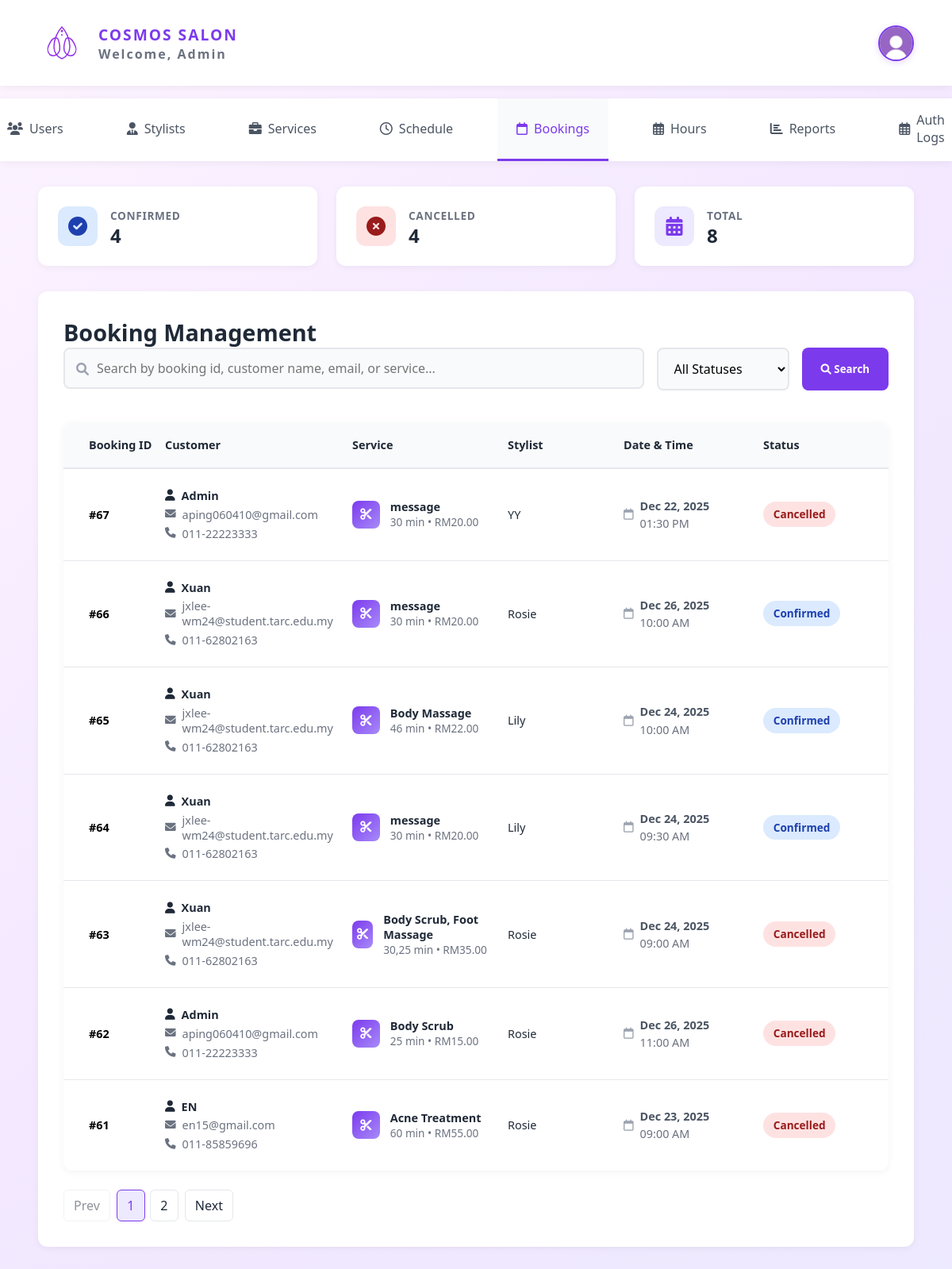
The app's page /salonsystem/schedule_service/bookings.php (signed in) with its own data.
### tables this page shows
CREATE TABLE `user` (
  `user_id` int(11) NOT NULL,
  `name` varchar(50) NOT NULL,
  `email` varchar(100) NOT NULL,
  `phone` varchar(20) NOT NULL,
  `password_hash` varchar(255) NOT NULL,
  `role` enum('Customer','Staff','Admin') NOT NULL DEFAULT 'Customer',
  `created_at` timestamp NOT NULL DEFAULT current_timestamp()
);

CREATE TABLE `appointment` (
  `appointment_id` int(11) NOT NULL,
  `user_id` int(11) NOT NULL,
  `stylist_id` int(11) NOT NULL,
  `total_price` decimal(10,2) NOT NULL,
  `appointment_date` date NOT NULL,
  `appointment_time` time NOT NULL,
  `status` enum('Confirmed','Completed','Cancelled','No-Show') DEFAULT 'Confirmed',
  `created_at` timestamp NOT NULL DEFAULT current_timestamp(),
  `updated_at` timestamp NOT NULL DEFAULT current_timestamp() ON UPDATE current_timestamp()
);

### salonsystem/schedule_service/bookings.php (the view, shortened to what this page needs)
<?php
require_once '../config.php';
$pageCSS = '../css/bookings.css';
include '../head.php';
include '../nav.php';
$statusFilter = isset($_GET['status']) ? $_GET['status'] : 'all';
$searchQuery = isset($_GET['search']) ? $_GET['search'] : '';
$perPage = 7;
$page = isset($_GET['page']) ? max(1, (int)$_GET['page']) : 1;
$offset = ($page - 1) * $perPage;
function buildPageLink($page, $statusFilter, $searchQuery) {
    $params = [];
    $params['page'] = $page;
    return '?' . http_build_query($params);
}
$filterSql = " WHERE 1=1";
$countSql = "SELECT COUNT(DISTINCT a.appointment_id) as total
FROM appointment a
INNER JOIN user u ON a.user_id = u.user_id
INNER JOIN stylist st ON a.stylist_id = st.stylist_id
INNER JOIN user su ON st.user_id = su.user_id
LEFT JOIN appointmentitem ai ON a.appointment_id = ai.appointment_id
LEFT JOIN service s ON ai.service_id = s.service_id" . $filterSql;
$dataSql = "SELECT
    a.appointment_id,
    a.appointment_date,
    a.appointment_time,
    a.status,
    a.total_price,
    u.name as customer_name,
    u.email as customer_email,
    u.phone as customer_phone,
    su.name as stylist_name,
    GROUP_CONCAT(DISTINCT s.service_name ORDER BY s.service_name SEPARATOR ', ') as services,
    GROUP_CONCAT(DISTINCT s.duration_minutes ORDER BY s.duration_minutes DESC SEPARATOR ',') as durations
FROM appointment a
INNER JOIN user u ON a.user_id = u.user_id
INNER JOIN stylist st ON a.stylist_id = st.stylist_id
INNER JOIN user su ON st.user_id = su.user_id
LEFT JOIN appointmentitem ai ON a.appointment_id = ai.appointment_id
LEFT JOIN service s ON ai.service_id = s.service_id" . $filterSql . "
GROUP BY a.appointment_id
ORDER BY a.appointment_id DESC
LIMIT :limit OFFSET :offset";
try{
    $countStmt = $pdo->prepare($countSql);
    $countStmt->execute();
    $totalRecords = (int)$countStmt->fetchColumn();
    $totalPages = $totalRecords > 0 ? (int)ceil($totalRecords / $perPage) : 1;
    $stmt = $pdo->prepare($dataSql);
    $stmt->bindValue(':limit', (int)$perPage, PDO::PARAM_INT);
    $stmt->bindValue(':offset', (int)$offset, PDO::PARAM_INT);
    $stmt->execute();
    $appointments = $stmt->fetchAll(PDO::FETCH_ASSOC);
    $statsSQL = "SELECT
    COUNT(*) as total,
        SUM(CASE WHEN status <> 'Cancelled' THEN 1 ELSE 0 END) as confirmed,
        SUM(CASE WHEN status = 'Cancelled' THEN 1 ELSE 0 END) as cancelled
    FROM appointment";
    $statsStmt = $pdo->prepare($statsSQL);
    $statsStmt->execute();
    $stats = $statsStmt ->fetch(PDO::FETCH_ASSOC);
} catch (PDOException $e) {
    echo "Error: " . $e->getMessage();
}
?>
    <div class="main-content">
    <div class="stats-grid">
            <div class="stat-card">
                <div class="stat-icon" style="background: #dbeafe; color: #1e40af;">
                    <i class="fas fa-check-circle"></i>
                </div>
                <div class="stat-info">
                    <h3>Confirmed</h3>
                    <div class="stat-number"><?php echo $stats['confirmed'] ?? 0; ?></div>
                </div>
            </div>
            <div class="stat-card">
                <div class="stat-icon" style="background: #fee2e2; color: #991b1b;">
                    <i class="fas fa-times-circle"></i>
                </div>
                <div class="stat-info">
                    <h3>Cancelled</h3>
                    <div class="stat-number"><?php echo $stats['cancelled'] ?? 0; ?></div>
                </div>
            </div>
            <div class="stat-card">
                <div class="stat-icon" style="background: #ede9fe; color: #7c3aed;">
                    <i class="fas fa-calendar-alt"></i>
                </div>
                <div class="stat-info">
                    <h3>Total</h3>
                    <div class="stat-number"><?php echo $stats['total'] ?? 0; ?></div>
                </div>
            </div>
        </div>
        <div class="section-title">
            <h2>Booking Management</h2>
            <form method="GET" action="" style="display: flex; gap: 1rem; width: 100%;">
            <div class="search-box">
                <i class="fas fa-search"></i>
                <input type="text" name="search" placeholder="Search by booking id, customer name, email, or service..."
                    value="<?php echo htmlspecialchars($searchQuery); ?>">
            </div>
            <div class="status-filter">
                <select name="status" onchange="this.form.submit()">
                    <option value="all" <?php echo $statusFilter === 'all' ? 'selected' : ''; ?>>All Statuses</option>
                </select>
            </div>
            <button type="submit" class="search-btn">
                <i class="fas fa-search"></i> Search
            </button>
        </form>
        <div class="booking-table">
            <div class="table-header">
                <div>Booking ID</div>
                <div>Customer</div>
                <div>Service</div>
                <div>Stylist</div>
                <div>Date & Time</div>
                <div>Status</div>
            </div>
            <?php if (empty($appointments)): ?>
                <div class="no-data">
                    <i class="fas fa-calendar-times"></i>
                    <p>No appointments found.</p>
                </div>
            <?php else: ?>
                <?php foreach ($appointments as $appointment): ?>
                    <?php $displayStatus = ($appointment['status'] === 'Cancelled') ? 'Cancelled' : 'Confirmed'; ?>
                    <div class="table-row">
                        <div style="font-weight: 600;">#<?php echo htmlspecialchars($appointment['appointment_id']); ?></div>
                        <div class="customer-info">
                            <span class="customer-name">
                                <i class="fas fa-user"></i>
                                <?php echo htmlspecialchars($appointment['customer_name']); ?>
                            </span>
                            <span class="customer-contact">
                                <i class="fas fa-envelope"></i>
                                <?php echo htmlspecialchars($appointment['customer_email']); ?>
                            </span>
                            <span class="customer-contact">
                                <i class="fas fa-phone"></i>
                                <?php echo htmlspecialchars($appointment['customer_phone']); ?>
                            </span>
                        </div>
                        <div class="service-info">
                            <div class="service-icon">
                                <i class="fas fa-cut"></i>
                            </div>
                            <div class="service-details">
                                <span class="service-name"><?php echo htmlspecialchars($appointment['services']); ?></span>
                                <span class="service-meta">
                                    <?php echo $appointment['durations']; ?> min • RM<?php echo number_format($appointment['total_price'], 2); ?>
                                </span>
                            </div>
                        </div>
                        <div style="font-weight: 500; color: #1f2937;">
                            <?php echo htmlspecialchars($appointment['stylist_name']); ?>
                        </div>
                        <div class="datetime-info">
                            <i class="far fa-calendar"></i>
                            <div class="date-time">
                                <span class="date"><?php echo date('M d, Y', strtotime($appointment['appointment_date'])); ?></span>
                                <span class="time"><?php echo date('h:i A', strtotime($appointment['appointment_time'])); ?></span>
                            </div>
                        </div>
                        <div>
                            <span class="status-badge <?php echo strtolower($displayStatus); ?>">
                                <?php echo $displayStatus; ?>
                            </span>
                        </div>
                    </div>
                <?php endforeach; ?>
            <?php endif; ?>
        </div>
        <?php if (isset($totalPages) && $totalPages > 1): ?>
        <div class="pagination" style="display:flex; gap:8px; align-items:center; margin-top:16px;">
            <a class="page-btn <?php echo $page <= 1 ? 'disabled' : ''; ?>"
               href="<?php echo $page > 1 ? buildPageLink($page - 1, $statusFilter, $searchQuery) : '#'; ?>"
               style="padding:8px 12px; border:1px solid #e5e7eb; border-radius:6px; text-decoration:none; color:#1f2937; <?php echo $page <= 1 ? 'pointer-events:none; opacity:0.5;' : ''; ?>">
               Prev
            </a>
            <div class="page-numbers" style="display:flex; gap:6px; flex-wrap:wrap;">
                <?php for ($p = 1; $p <= $totalPages; $p++): ?>
                    <a class="page-number <?php echo $p === $page ? 'active' : ''; ?>"
                       href="<?php echo buildPageLink($p, $statusFilter, $searchQuery); ?>"
                       style="min-width:36px; text-align:center; padding:8px; border:1px solid <?php echo $p === $page ? '#7c3aed' : '#e5e7eb'; ?>; border-radius:6px; text-decoration:none; color:<?php echo $p === $page ? '#7c3aed' : '#1f2937'; ?>; background:<?php echo $p === $page ? '#ede9fe' : 'white'; ?>;">
                       <?php echo $p; ?>
                    </a>
                <?php endfor; ?>
            </div>
            <a class="page-btn <?php echo $page >= $totalPages ? 'disabled' : ''; ?>"
               href="<?php echo $page < $totalPages ? buildPageLink($page + 1, $statusFilter, $searchQuery) : '#'; ?>"
               style="padding:8px 12px; border:1px solid #e5e7eb; border-radius:6px; text-decoration:none; color:#1f2937; <?php echo $page >= $totalPages ? 'pointer-events:none; opacity:0.5;' : ''; ?>">
               Next
            </a>
        </div>
        <?php endif; ?>
        </div>
</body>
</html>

### salonsystem/head.php (shortened to what this page needs)
<?php
require_once __DIR__ . '/config.php';
$currentUser = null;
if (isset($_SESSION['logged_in']) && $_SESSION['logged_in'] === true && isset($_SESSION['user_id'])) {
    try {
        $stmt = $pdo->prepare("SELECT user_id, name, email, phone, role FROM user WHERE user_id = ?");
        $stmt->execute([$_SESSION['user_id']]);
        $currentUser = $stmt->fetch(PDO::FETCH_ASSOC);
    } catch (PDOException $e) {
        error_log("Error fetching user data: " . $e->getMessage());
    }
}
?>
<!DOCTYPE html>
<html lang="en">
<head>
    <link rel="stylesheet" href="https://cdnjs.cloudflare.com/ajax/libs/font-awesome/6.0.0/css/all.min.css">
    <link rel="stylesheet" href="/salonsystem/css/common.css">
    <?php if(isset($pageCSS)): ?>
        <link rel="stylesheet" href="<?php echo $pageCSS; ?>">
    <?php endif; ?>
</head>
<body>
<?php
if (isset($useIndexNav) && $useIndexNav === true):
?>
    <nav class="nav">
        <div class="logo-section">
            <a href="/salonsystem/index.php" style="text-decoration: none; display: flex; align-items: center; gap: 0.5rem;">
                <div class="logo">
                    <svg width="60" height="60" viewBox="0 0 60 60" fill="none" xmlns="http://www.w3.org/2000/svg">
                        <path d="M30 10C25 15 20 25 20 35C20 42 24 48 30 50C36 48 40 42 40 35C40 25 35 15 30 10Z" stroke="#9333ea" stroke-width="1.5" fill="none"/>
                        <path d="M15 30C12 35 10 40 15 45C20 48 25 45 27 40C28 35 27 30 25 25C22 22 17 25 15 30Z" stroke="#9333ea" stroke-width="1.5" fill="none"/>
                        <path d="M45 30C48 35 50 40 45 45C40 48 35 45 33 40C32 35 33 30 35 25C38 22 43 25 45 30Z" stroke="#9333ea" stroke-width="1.5" fill="none"/>
                        <circle cx="30" cy="15" r="1.5" fill="#9333ea"/>
                        <circle cx="30" cy="20" r="1" fill="#9333ea"/>
                    </svg>
                </div>
                <span class="brand-name">COSMOS SALON</span>
            </a>
        </div>
        <ul class="nav-links">
            <li><a href="#" class="active">HOME</a></li>
            <li><a href="#about">ABOUT</a></li>
            <li><a href="#treatments">SERVICES</a></li>
            <li><a href="#pricing">PRICING</a></li>
            <li><a href="#availability">AVAILABILITY</a></li>
            <li><a href="#contact">CONTACT</a></li>
            <?php if($currentUser): ?>
                <?php
                $roleButtonText = 'MY BOOKINGS';
                $roleButtonLink = 'appointment/my_bookings.php';
                if ($currentUser['role'] === 'Admin') {
                    $roleButtonText = 'ADMIN';
                    $roleButtonLink = 'users_management/users.php';
                } elseif ($currentUser['role'] === 'Staff') {
                    $roleButtonText = 'SCHEDULE';
                    $roleButtonLink = 'schedule_service/schedule.php';
                }
                ?>
                <li><a href="<?php echo $roleButtonLink; ?>" class="btn-outline-nav"><?php echo $roleButtonText; ?></a></li>
                <li>
                    <div class="user-profile-nav" onclick="toggleProfileMenuNav()">
                        <div class="avatar">
                            <img src="/salonsystem/images/default-pic.jpg" alt="<?php echo htmlspecialchars($currentUser['name']); ?>" class="avatar-img">
                        </div>
                        <div class="profile-dropdown" id="profileDropdownNav">
                            <div class="dropdown-header">
                                <div class="dropdown-user-info">
                                    <strong><?php echo htmlspecialchars($currentUser['name']); ?></strong>
                                    <span><?php echo htmlspecialchars($currentUser['email']); ?></span>
                                </div>
                            </div>
                            <div class="dropdown-item" onclick="viewProfile()">
                                <i class="fas fa-user-circle"></i>
                                <span>My Profile</span>
                            </div>
                            <div class="dropdown-item" onclick="logout()">
                                <i class="fas fa-sign-out-alt"></i>
                                <span>Logout</span>
                            </div>
                        </div>
                    </div>
                </li>
            <?php else: ?>
                <li><a href="users_management/login.php" class="btn-filled">LOGIN</a></li>
            <?php endif; ?>
        </ul>
    </nav>
<?php elseif (!isset($hideCommonHeader) || $hideCommonHeader === false):
?>
    <div class="header">
        <div class="header-left">
            <a href="/salonsystem/index.php" style="text-decoration: none; display: flex; align-items: center; gap: 0.5rem;">
            </a>
            <div class="header-title">
                <span>COSMOS SALON</span>
                <?php if($currentUser): ?>
                    <p>Welcome, <?php echo htmlspecialchars($currentUser['name']); ?></p>
                <?php endif; ?>
            </div>
        </div>
        <?php if($currentUser): ?>
            <div class="user-profile" onclick="toggleProfileMenu()">
                <div class="avatar">
                    <img src="/salonsystem/images/default-pic.jpg" alt="<?php echo htmlspecialchars($currentUser['name']); ?>" class="avatar-img">
                </div>
            </div>
        <?php endif; ?>
    </div>
<?php endif; ?>

### records on screen
user: name "Admin"
appointment: appointment_id "67", user.name "Admin", user.email "aping060410@gmail.com", user.phone "011-22223333", services "message", durations "30", total_price "20.00", stylist_name "YY", appointment_date "Dec 22, 2025", appointment_time "01:30 PM", status "Cancelled"
appointment: appointment_id "66", user.name "Xuan", user.email "jxlee-wm24@student.tarc.edu.my", user.phone "011-62802163", services "message", durations "30", total_price "20.00", stylist_name "Rosie", appointment_date "Dec 26, 2025", appointment_time "10:00 AM", status "Confirmed"
appointment: appointment_id "65", user.name "Xuan", user.email "jxlee-wm24@student.tarc.edu.my", user.phone "011-62802163", services "Body Massage", durations "46", total_price "22.00", stylist_name "Lily", appointment_date "Dec 24, 2025", appointment_time "10:00 AM", status "Confirmed"
appointment: appointment_id "64", user.name "Xuan", user.email "jxlee-wm24@student.tarc.edu.my", user.phone "011-62802163", services "message", durations "30", total_price "20.00", stylist_name "Lily", appointment_date "Dec 24, 2025", appointment_time "09:30 AM", status "Confirmed"
appointment: appointment_id "63", user.name "Xuan", user.email "jxlee-wm24@student.tarc.edu.my", user.phone "011-62802163", services "Body Scrub, Foot Massage", durations "30,25", total_price "35.00", stylist_name "Rosie", appointment_date "Dec 24, 2025", appointment_time "09:00 AM", status "Cancelled"
appointment: appointment_id "62", user.name "Admin", user.email "aping060410@gmail.com", user.phone "011-22223333", services "Body Scrub", durations "25", total_price "15.00", stylist_name "Rosie", appointment_date "Dec 26, 2025", appointment_time "11:00 AM", status "Cancelled"
appointment: appointment_id "61", user.name "EN", user.email "en15@gmail.com", user.phone "011-85859696", services "Acne Treatment", durations "60", total_price "55.00", stylist_name "Rosie", appointment_date "Dec 23, 2025", appointment_time "09:00 AM", status "Cancelled"

### other values on screen
$stats['confirmed'] "4"
$stats['cancelled'] "4"
$stats['total'] "8"
